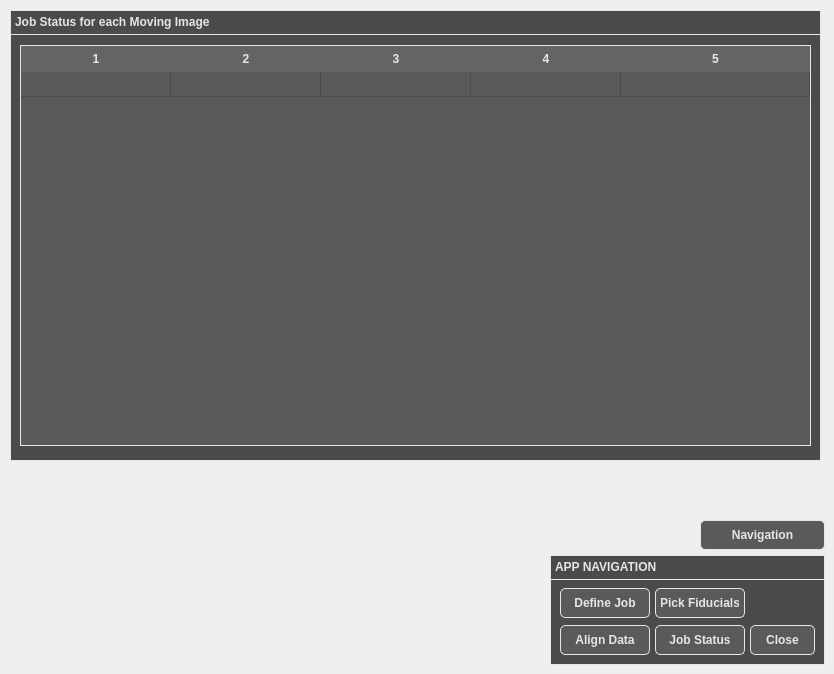
    <widget class="QWidget" name="JobStatusTabName">
     <attribute name="title">
      <string>Job Status</string>
     </attribute>
     <widget class="QFrame" name="JobStatusFrame">
      <property name="geometry">
       <rect>
        <x>10</x>
        <y>10</y>
        <width>811</width>
        <height>451</height>
       </rect>
      </property>
      <property name="styleSheet">
       <string notr="true">QFrame { 
	background-color: #4b4b4b;
	border: 1px solid #e6e6e6; /* Border  */
}</string>
      </property>
      <property name="frameShape">
       <enum>QFrame::StyledPanel</enum>
      </property>
      <property name="frameShadow">
       <enum>QFrame::Raised</enum>
      </property>
      <widget class="QTextEdit" name="JobStatusHeaderText">
       <property name="geometry">
        <rect>
         <x>0</x>
         <y>0</y>
         <width>811</width>
         <height>25</height>
        </rect>
       </property>
       <property name="font">
        <font>
         <pointsize>9</pointsize>
         <weight>75</weight>
         <bold>true</bold>
        </font>
       </property>
       <property name="styleSheet">
        <string notr="true">QTextEdit { 
	background-color: #4b4b4b;
	color: #e6e6e6; /* Text color */
	border: 1px solid #e6e6e6; /* Border  */
}</string>
       </property>
       <property name="verticalScrollBarPolicy">
        <enum>Qt::ScrollBarAlwaysOff</enum>
       </property>
       <property name="horizontalScrollBarPolicy">
        <enum>Qt::ScrollBarAlwaysOff</enum>
       </property>
       <property name="readOnly">
        <bool>true</bool>
       </property>
       <property name="html">
        <string>&lt;!DOCTYPE HTML PUBLIC &quot;-//W3C//DTD HTML 4.0//EN&quot; &quot;http://www.w3.org/TR/REC-html40/strict.dtd&quot;&gt;
&lt;html&gt;&lt;head&gt;&lt;meta name=&quot;qrichtext&quot; content=&quot;1&quot; /&gt;&lt;style type=&quot;text/css&quot;&gt;
p, li { white-space: pre-wrap; }
&lt;/style&gt;&lt;/head&gt;&lt;body style=&quot; font-family:'MS Shell Dlg 2'; font-size:9pt; font-weight:600; font-style:normal;&quot;&gt;
&lt;p style=&quot; margin-top:0px; margin-bottom:0px; margin-left:0px; margin-right:0px; -qt-block-indent:0; text-indent:0px;&quot;&gt;Job Status for each Moving Image&lt;/p&gt;&lt;/body&gt;&lt;/html&gt;</string>
       </property>
      </widget>
      <widget class="QTableWidget" name="JobStatusTableWidget">
       <property name="geometry">
        <rect>
         <x>10</x>
         <y>35</y>
         <width>791</width>
         <height>401</height>
        </rect>
       </property>
       <property name="font">
        <font>
         <weight>75</weight>
         <bold>true</bold>
        </font>
       </property>
       <property name="styleSheet">
        <string notr="true">QTableView {
    background-color: #5a5a5a;
    color: #e6e6e6; 
    font-weight: bold;
    border: 1px solid #e6e6e6; /* Border  */
    border-radius: 0px; /* Optional: Rounded corners */
}

QHeaderView::section {
    border: 0px solid #e6e6e6; /* Border  */
    gridline-color: #e6e6e6; /* Set the color of the gridlines */
    background-color: #646464;
    color: #e6e6e6; 
    font-weight: bold;
    padding: 4px;
}

QHeaderView {
	border: 0px solid #e6e6e6; /* Border  */
    background-color: #646464; /* Background for the entire header area */
}

QTableCornerButton::section {
    background-color: #646464; /* Match the header background */
}

QTableWidget::item {
    border: 0px solid #e6e6e6; /* Border  */
    gridline-color: #e6e6e6; /* Set the color of the gridlines */
}

QTableView::viewport {
    background-color: #646464; /* Background beneath the last row */
}

QTableWidget::item:selected {
    background-color: #666f75; /* background for selected cells */
   color: #e6e6e6; /* Text color for selected cells */
}

QTableWidget::item:selected:!active {
    background-color: #5a5a5a; /* background when table loses focus */
    color: #e6e6e6; /* Text color */
}

QTableWidget QLineEdit {
    background-color: #666f75; /* Background when editing (light orange) */
    color: #e6e6e6; /* Text color while editing */
    border: 1px solid #e6e6e6; /* Border for the editor */
}</string>
       </property>
       <property name="editTriggers">
        <set>QAbstractItemView::NoEditTriggers</set>
       </property>
       <property name="rowCount">
        <number>1</number>
       </property>
       <property name="columnCount">
        <number>5</number>
       </property>
       <attribute name="horizontalHeaderMinimumSectionSize">
        <number>75</number>
       </attribute>
       <attribute name="horizontalHeaderDefaultSectionSize">
        <number>150</number>
       </attribute>
       <attribute name="horizontalHeaderStretchLastSection">
        <bool>true</bool>
       </attribute>
       <attribute name="verticalHeaderVisible">
        <bool>false</bool>
       </attribute>
       <attribute name="verticalHeaderMinimumSectionSize">
        <number>25</number>
       </attribute>
       <attribute name="verticalHeaderDefaultSectionSize">
        <number>25</number>
       </attribute>
       <row/>
       <column/>
       <column/>
       <column/>
       <column/>
       <column/>
      </widget>
     </widget>
     <widget class="QFrame" name="WhatNextControlFrame_J">
      <property name="geometry">
       <rect>
        <x>550</x>
        <y>555</y>
        <width>275</width>
        <height>110</height>
       </rect>
      </property>
      <property name="styleSheet">
       <string notr="true">QFrame { 
	background-color: #4b4b4b;
	border: 1px solid #e6e6e6; /* Border  */
}</string>
      </property>
      <property name="frameShape">
       <enum>QFrame::StyledPanel</enum>
      </property>
      <property name="frameShadow">
       <enum>QFrame::Raised</enum>
      </property>
      <widget class="QTextEdit" name="WhatNextText_J">
       <property name="geometry">
        <rect>
         <x>0</x>
         <y>0</y>
         <width>275</width>
         <height>25</height>
        </rect>
       </property>
       <property name="font">
        <font>
         <pointsize>9</pointsize>
         <weight>75</weight>
         <bold>true</bold>
        </font>
       </property>
       <property name="styleSheet">
        <string notr="true">QTextEdit { 
	background-color: #4b4b4b;
	color: #e6e6e6; /* Text color */
	border: 1px solid #e6e6e6; /* Border  */
}</string>
       </property>
       <property name="verticalScrollBarPolicy">
        <enum>Qt::ScrollBarAlwaysOff</enum>
       </property>
       <property name="horizontalScrollBarPolicy">
        <enum>Qt::ScrollBarAlwaysOff</enum>
       </property>
       <property name="readOnly">
        <bool>true</bool>
       </property>
       <property name="html">
        <string>&lt;!DOCTYPE HTML PUBLIC &quot;-//W3C//DTD HTML 4.0//EN&quot; &quot;http://www.w3.org/TR/REC-html40/strict.dtd&quot;&gt;
&lt;html&gt;&lt;head&gt;&lt;meta name=&quot;qrichtext&quot; content=&quot;1&quot; /&gt;&lt;style type=&quot;text/css&quot;&gt;
p, li { white-space: pre-wrap; }
&lt;/style&gt;&lt;/head&gt;&lt;body style=&quot; font-family:'MS Shell Dlg 2'; font-size:9pt; font-weight:600; font-style:normal;&quot;&gt;
&lt;p style=&quot; margin-top:0px; margin-bottom:0px; margin-left:0px; margin-right:0px; -qt-block-indent:0; text-indent:0px;&quot;&gt;APP NAVIGATION&lt;/p&gt;&lt;/body&gt;&lt;/html&gt;</string>
       </property>
      </widget>
      <widget class="QPushButton" name="GoToImportProjectTab_J">
       <property name="geometry">
        <rect>
         <x>10</x>
         <y>33</y>
         <width>90</width>
         <height>30</height>
        </rect>
       </property>
       <property name="font">
        <font>
         <pointsize>9</pointsize>
         <weight>75</weight>
         <bold>true</bold>
        </font>
       </property>
       <property name="styleSheet">
        <string notr="true">QPushButton {
    background-color: #5a5a5a;
    color: #e6e6e6; /* Text color */
    border: 1px solid #e6e6e6; /* Border  */
    border-radius: 5px; /* Optional: Rounded corners */
    padding: 5px; /* Optional: Padding around text */
}

QPushButton:hover {
    background-color: #666f75; /* Grey-blue when hovered */
}

QPushButton:pressed {
    background-color: #7b8e9c; /* More blue when pressed */
}</string>
       </property>
       <property name="text">
        <string>Define Job</string>
       </property>
      </widget>
      <widget class="QPushButton" name="GoToFiducialsTab_J">
       <property name="geometry">
        <rect>
         <x>105</x>
         <y>33</y>
         <width>90</width>
         <height>30</height>
        </rect>
       </property>
       <property name="font">
        <font>
         <pointsize>9</pointsize>
         <weight>75</weight>
         <bold>true</bold>
        </font>
       </property>
       <property name="styleSheet">
        <string notr="true">QPushButton {
    background-color: #5a5a5a;
    color: #e6e6e6; /* Text color */
    border: 1px solid #e6e6e6; /* Border  */
    border-radius: 5px; /* Optional: Rounded corners */
    padding: 5px; /* Optional: Padding around text */
}

QPushButton:hover {
    background-color: #666f75; /* Grey-blue when hovered */
}

QPushButton:pressed {
    background-color: #7b8e9c; /* More blue when pressed */
}</string>
       </property>
       <property name="text">
        <string>Pick Fiducials</string>
       </property>
      </widget>
      <widget class="QPushButton" name="GoToJobStatusTab_J">
       <property name="geometry">
        <rect>
         <x>105</x>
         <y>70</y>
         <width>90</width>
         <height>30</height>
        </rect>
       </property>
       <property name="font">
        <font>
         <pointsize>9</pointsize>
         <weight>75</weight>
         <bold>true</bold>
        </font>
       </property>
       <property name="styleSheet">
        <string notr="true">QPushButton {
    background-color: #5a5a5a;
    color: #e6e6e6; /* Text color */
    border: 1px solid #e6e6e6; /* Border  */
    border-radius: 5px; /* Optional: Rounded corners */
    padding: 5px; /* Optional: Padding around text */
}

QPushButton:hover {
    background-color: #666f75; /* Grey-blue when hovered */
}

QPushButton:pressed {
    background-color: #7b8e9c; /* More blue when pressed */
}</string>
       </property>
       <property name="text">
        <string>Job Status</string>
       </property>
      </widget>
      <widget class="QPushButton" name="GoToCoordsTab_J">
       <property name="geometry">
        <rect>
         <x>10</x>
         <y>70</y>
         <width>90</width>
         <height>30</height>
        </rect>
       </property>
       <property name="font">
        <font>
         <pointsize>9</pointsize>
         <weight>75</weight>
         <bold>true</bold>
        </font>
       </property>
       <property name="styleSheet">
        <string notr="true">QPushButton {
    background-color: #5a5a5a;
    color: #e6e6e6; /* Text color */
    border: 1px solid #e6e6e6; /* Border  */
    border-radius: 5px; /* Optional: Rounded corners */
    padding: 5px; /* Optional: Padding around text */
}

QPushButton:hover {
    background-color: #666f75; /* Grey-blue when hovered */
}

QPushButton:pressed {
    background-color: #7b8e9c; /* More blue when pressed */
}</string>
       </property>
       <property name="text">
        <string>Align Data</string>
       </property>
      </widget>
      <widget class="QPushButton" name="CloseNavigationButton_J">
       <property name="geometry">
        <rect>
         <x>200</x>
         <y>70</y>
         <width>65</width>
         <height>30</height>
        </rect>
       </property>
       <property name="font">
        <font>
         <pointsize>9</pointsize>
         <weight>75</weight>
         <bold>true</bold>
        </font>
       </property>
       <property name="styleSheet">
        <string notr="true">QPushButton {
    background-color: #5a5a5a;
    color: #e6e6e6; /* Text color */
    border: 1px solid #e6e6e6; /* Border  */
    border-radius: 5px; /* Optional: Rounded corners */
    padding: 5px; /* Optional: Padding around text */
}

QPushButton:hover {
    background-color: #666f75; /* Grey-blue when hovered */
}

QPushButton:pressed {
    background-color: #7b8e9c; /* More blue when pressed */
}</string>
       </property>
       <property name="text">
        <string>Close</string>
       </property>
      </widget>
     </widget>
     <widget class="QPushButton" name="NavigationButton_J">
      <property name="geometry">
       <rect>
        <x>700</x>
        <y>520</y>
        <width>125</width>
        <height>30</height>
       </rect>
      </property>
      <property name="font">
       <font>
        <pointsize>9</pointsize>
        <weight>75</weight>
        <bold>true</bold>
       </font>
      </property>
      <property name="styleSheet">
       <string notr="true">QPushButton {
    background-color: #5a5a5a;
    color: #e6e6e6; /* Text color */
    border: 1px solid #e6e6e6; /* Border  */
    border-radius: 5px; /* Optional: Rounded corners */
    padding: 5px; /* Optional: Padding around text */
}

QPushButton:hover {
    background-color: #666f75; /* Grey-blue when hovered */
}

QPushButton:pressed {
    background-color: #7b8e9c; /* More blue when pressed */
}</string>
      </property>
      <property name="text">
       <string>Navigation</string>
      </property>
     </widget>
    </widget>
